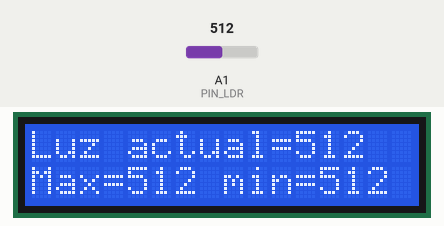
Simulated run of this sketch. Board: Arduino Uno, built with avr-gcc and run on an emulated ATmega328P. Parts: 16×2 character LCD. The inputs (shaded band) are chosen by the test bench; at power-on: A1 (PIN_LDR) = 512. What the sketch prints to the serial monitor is not drawn.

Above: at 3.2 s.
3.3 s: A1 (PIN_LDR) set to 716
At 4.9 s:
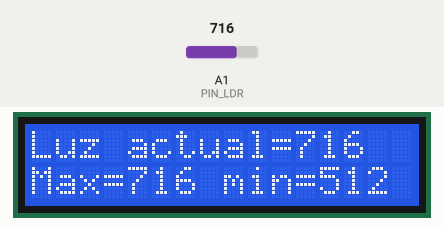
5.2 s: A1 (PIN_LDR) set to 900
At 6.5 s:
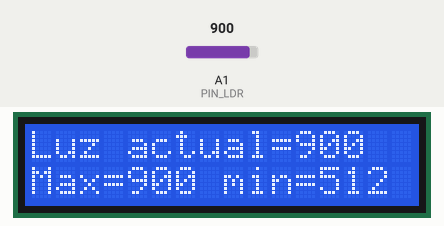
6.8 s: A1 (PIN_LDR) set to 1023
At 7.4 s:
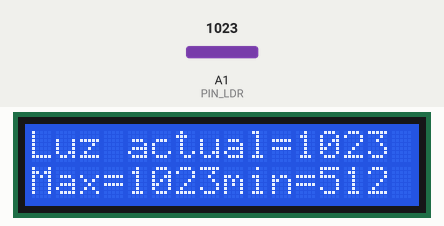
Timing chart, 0 to 9.8 s (numbered marks = the images above; inputs shaded):
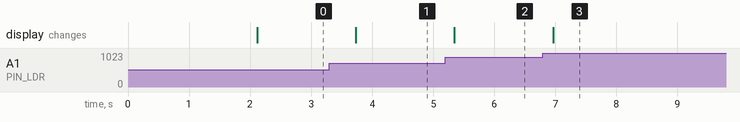

Measured:
- after the input at 3.3 s, the display: changes after 0.43 s (image 1)
- after the input at 5.2 s, the display: changes after 0.15 s (image 2)
- after the input at 6.8 s, the display: changes after 0.17 s (image 3)

The sketch:

Ejercicio03-Leer_LDR_y_mostrar_Grafica.ino
```cpp
/*
   Ejercicio03 – Leer LDR y mostrar Gráfica
   Web: https://www.aprendiendoarduino.com/cursos/programacion-arduino-2019/
   Montaje: https://github.com/jecrespo/aprendiendoarduino-Curso_Programacion_Arduino_2019/blob/master/Esquemas%20Montajes%20Pr%C3%A1cticas%20Fritzing/Curso_Programacion-Montaje%20Arduino_bb.png
*/

//Librerías pantalla LCD
#include <Wire.h>
#include <LiquidCrystal_I2C.h>

//Objeto pantalla
LiquidCrystal_I2C lcd(0x27, 16, 2); // set the LCD address to 0x27 for a 16 chars and 2 line display

//Definición pines
#define PIN_LDR A1

//Variables globales
int maximo = 0;
int minimo = 1023;
int sensorValue;

void setup() {
  //Inicializo puerto serie
  Serial.begin(9600);

  //Inicializo pantalla
  Serial.println(F("Inicializando pantalla..."));
  lcd.init();
  lcd.backlight();
  lcd.setCursor(0, 0);
  lcd.print("Inicializando...");
  delay(2000);
  lcd.clear();

}

void loop() {

  sensorValue = analogRead(PIN_LDR);
  maximo = max(maximo, sensorValue);
  minimo = min(minimo, sensorValue);

  lcd.setCursor(0, 0);
  lcd.print("Luz actual=");
  lcd.setCursor(11, 0);
  lcd.print(sensorValue);
  lcd.setCursor(0, 1);
  lcd.print("Max=");
  lcd.setCursor(4, 1);
  lcd.print(maximo);
  lcd.setCursor(8, 1);
  lcd.print("min=");
  lcd.setCursor(12, 1);
  lcd.print(minimo);

  Serial.println("Luz actual= "  + (String)sensorValue);
  Serial.println("Máximo= " + (String)maximo + "  Mínimo= " + (String)minimo);
  Serial.println("------------------------");

  delay(500);

}
```
